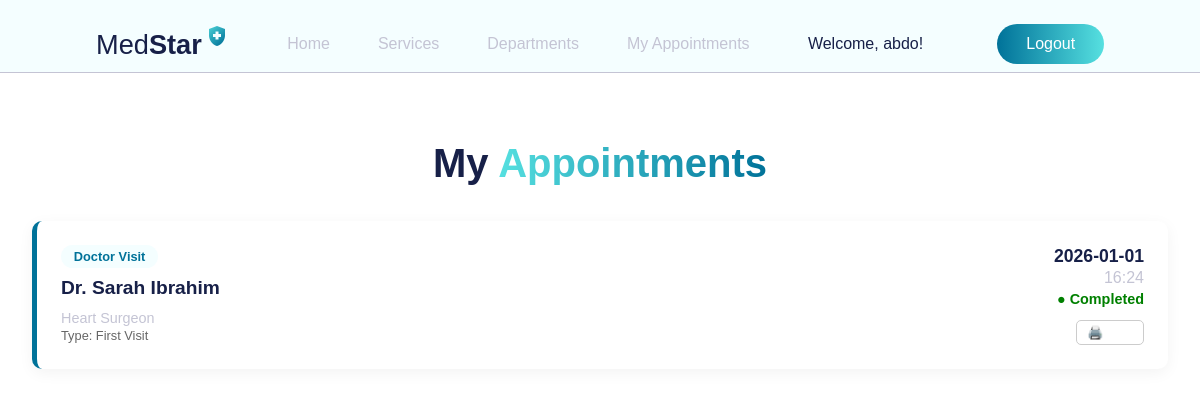
/my-appointments (signed in), run on the app's committed database.
### app.py (models this page shows, shortened)
class User(db.Model, UserMixin):
    id = db.Column(db.Integer, primary_key=True)
    username = db.Column(db.String(80), unique=True, nullable=False)
    email = db.Column(db.String(120), unique=True, nullable=False)
    password = db.Column(db.String(200), nullable=False)
    is_admin = db.Column(db.Boolean, default=False)

class Appointment(db.Model):
    id = db.Column(db.Integer, primary_key=True)
    date = db.Column(db.String(50), nullable=False)
    time = db.Column(db.String(50), nullable=False)
    status = db.Column(db.String(20), default='Pending')
    visit_type = db.Column(db.String(100), nullable=True)
    reason = db.Column(db.Text, nullable=True)
    service_type = db.Column(db.String(50), nullable=False)
    service_name = db.Column(db.String(200), nullable=False)
    service_details = db.Column(db.String(200), nullable=True)
    user_id = db.Column(db.Integer, db.ForeignKey('user.id'), nullable=False)
    user = db.relationship('User', backref=db.backref('appointments', lazy=True))

### app.py (the view)
@app.route('/my-appointments')
@login_required
def my_appointments(): return render_template('my_appointments.html', appointments=Appointment.query.filter_by(user_id=current_user.id).all())

### app.py (called while the page is built)
@login_manager.user_loader
def load_user(user_id):
    return User.query.get(int(user_id))

### templates/my_appointments.html (shortened to what this page needs)
<!DOCTYPE html>
<html lang="en">
<head>
    <link rel="stylesheet" href="{{ url_for('static', filename='style.css') }}">
</head>
<body>
    <header>
       <nav class="navbar">
        <div class="navbar__container container">
            <div class="navbar__logo">
                <a href="{{ url_for('home') }}"><h3>Med<span>Star</span></h3></a>
                <img src="{{ url_for('static', filename='img/logo-icon.png') }}" alt="logo-icon">
            </div>
            <ul class="navbar__links" id="navbar">
                <li> <a href="{{ url_for('home') }}">Home</a></li>
                <li> <a href="{{ url_for('show_services') }}">Services</a></li>
                <li> <a href="{{ url_for('show_all_departments') }}">Departments</a></li>
                <li> <a href="{{ url_for('my_appointments') }}">My Appointments</a></li>
            </ul>
            {% if current_user.is_authenticated %}
                <span style="color: var(--secondary-color); margin-right: 1rem;">Welcome, {{ current_user.username }}!</span>
                <form action="{{ url_for('logout') }}" method="GET" style="margin: 0;">
                    <button type="submit" class="navbar__btn">Logout</button>
                </form>
            {% endif %}
        </div>
       </nav>
     </header>
    <main class="container" style="padding: 4rem 2rem;">
        <h2 style="text-align: center; font-size: 2.5rem; margin-bottom: 2rem; color: var(--secondary-color);">
            My <span class="gradient-color">Appointments</span>
        </h2>
        {% if appointments %}
            <div class="appointments-list">
                {% for appt in appointments %}
                <div class="appointment-card">
                    <div class="appt-info">
                        <span class="appt-badge">{{ appt.service_type }}</span>
                        <h3>{{ appt.service_name }}</h3>
                        <p>{{ appt.service_details }}</p>
                        {% if appt.visit_type %}
                            <p style="font-size: 0.8rem; color: #666;">Type: {{ appt.visit_type }}</p>
                        {% endif %}
                    </div>
                    <div class="appt-time">
                        <div class="date">{{ appt.date }}</div>
                        <div class="time">{{ appt.time }}</div>
                        <span class="appt-status">● {{ appt.status }}</span>
                        <div style="margin-top: 10px;">
                            <button onclick="window.print()" style="background: none; border: 1px solid #ccc; padding: 4px 10px; border-radius: 5px; cursor: pointer; font-size: 0.8rem;">
                                🖨️ Print
                            </button>
                        </div>
                    </div>
                </div>
                {% endfor %}
            </div>
        {% else %}
            <div style="text-align: center; padding: 3rem;">
                <p style="font-size: 1.2rem; color: var(--primary-color); margin-bottom: 1.5rem;">You haven't booked any appointments yet.</p>
                <a href="{{ url_for('show_all_departments') }}" class="navbar__btn">Book Now</a>
            </div>
        {% endif %}
    </main>
</body>
</html>

### static/style.css (style rules this page uses)
:root { --primary-color: #c4c4d4; --secondary-color: #172048; --white-color: #fff; --dark-blue: #007299; --light-blue: #56e0e0; --very-light-blue: #f4feff; }
*, *::before, *::after { margin: 0; padding: 0; box-sizing: inherit; outline: none; list-style-type: none; text-decoration: none; }
body { box-sizing: border-box; line-height: 1.3; font-family: "Poppins", sans-serif; color: var(--primary-color); }
.container { max-width: 1440px; margin-inline: auto; padding-inline: 6rem; }
button { font-family: "Poppins", sans-serif; color: var(--white-color); outline: none; border: none; padding: 0.7rem 1.8rem; border-radius: 25px; background: linear-Gradient(to right, var(--dark-blue), var(--light-blue)); font-weight: 400; cursor: pointer; display: inline-block; font-size: 1rem; }
h1, h2, h3 { color: var(--secondary-color); }
.gradient-color { background: -webkit-linear-gradient( left, var(--light-blue), var(--dark-blue) ); -webkit-background-clip: text; -webkit-text-fill-color: transparent; }
.navbar { padding-block: 1.5rem 0.5rem; background-color: var(--very-light-blue); border-bottom: 0.5px solid var(--primary-color); }
.navbar__container { display: flex; align-items: center; justify-content: space-between; position: relative; }
.navbar__logo { display: flex; align-items: center; gap: 0.2rem; cursor: pointer; }
.navbar__logo h3 { color: var(--secondary-color); font-weight: 400; font-size: 1.7rem; }
.navbar__logo span { font-weight: 600; }
.navbar__logo img { width: 1.5rem; margin-top: -1rem; }
.navbar__links { display: flex; align-items: center; gap: 3rem; }
.navbar__links a { color: var(--primary-color); }
body { animation: fadeInPage 0.4s ease-in-out; }

### templates/my_appointments.html (style rules this page uses)
.navbar__btn { font-family: "Poppins", sans-serif; color: var(--white-color); outline: none; border: none; padding: 0.7rem 1.8rem; border-radius: 25px; background: linear-gradient(to right, var(--dark-blue), var(--light-blue)); font-weight: 400; cursor: pointer; display: inline-block; font-size: 1rem; text-decoration: none; transition: all 0.3s ease; }
.appointment-card { background: #fff; padding: 1.5rem; border-radius: 10px; box-shadow: 0 4px 15px rgba(0,0,0,0.05); border-left: 5px solid var(--dark-blue); display: flex; justify-content: space-between; align-items: center; margin-bottom: 1rem; }
.appt-info h3 { margin: 0 0 0.5rem 0; color: var(--secondary-color); font-size: 1.2rem; }
.appt-info p { margin: 0; color: var(--primary-color); font-size: 0.9rem; }
.appt-time { text-align: right; }
.appt-time .date { font-weight: bold; color: var(--secondary-color); font-size: 1.1rem; }
.appt-time .time { color: var(--primary-color); }
.appt-status { color: green; font-size: 0.9rem; font-weight: bold; }
.appt-badge { background-color: var(--very-light-blue); color: var(--dark-blue); padding: 0.2rem 0.8rem; border-radius: 20px; font-size: 0.8rem; font-weight: 600; margin-bottom: 0.5rem; display: inline-block; }

### data on the page
User: username "abdo"
Appointment: service_type "Doctor Visit", service_name "Dr. Sarah Ibrahim", service_details "Heart Surgeon", visit_type "First Visit", date "2026-01-01", time "16:24", status "Completed"
